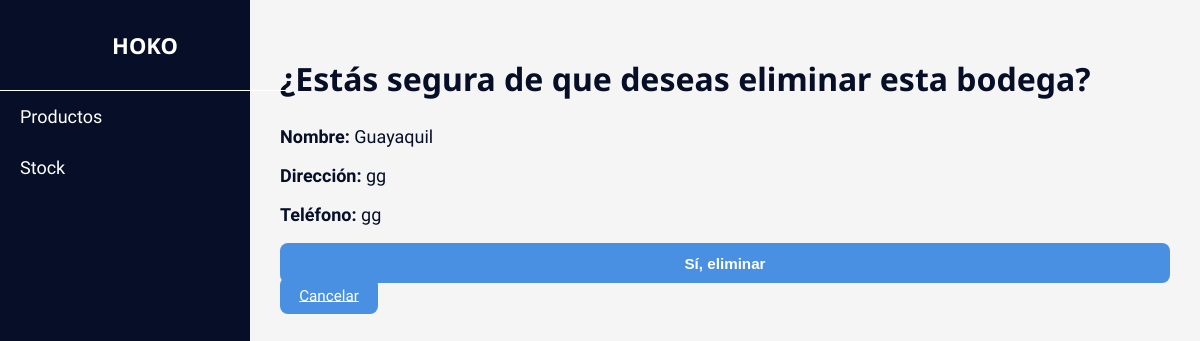
The page /bodegas/eliminar/1/ on the database its author committed.
### envios/models.py (models this page shows, shortened)
class Bodega(models.Model):
    nombre = models.CharField(max_length=100)
    direccion = models.CharField(max_length=200, blank=True, null=True)
    telefono = models.CharField(max_length=20, blank=True, null=True)

### envios/views.py (the view)
# urls.py: path('bodegas/eliminar/<int:id>/', views.eliminar_bodega, name='eliminar_bodega'),
def eliminar_bodega(request, id):
    bodega = get_object_or_404(Bodega, id=id)
    if request.method == 'POST':
        bodega.delete()
        return redirect('listar_bodegas')
    return render(request, 'eliminar_bodega.html', {'bodega': bodega})

### templates/eliminar_bodega.html (shortened to what this page needs)
{% extends 'base.html' %}
{% block content %}
  <h2>¿Estás segura de que deseas eliminar esta bodega?</h2>
  <p><strong>Nombre:</strong> {{ bodega.nombre }}</p>
  <p><strong>Dirección:</strong> {{ bodega.direccion }}</p>
  <p><strong>Teléfono:</strong> {{ bodega.telefono }}</p>
  <form method="POST">
    <button type="submit" class="btn btn-danger">Sí, eliminar</button>
    <a href="{% url 'listar_bodegas' %}" class="btn btn-secondary">Cancelar</a>
  </form>
{% endblock %}

### static/css/styles.css (style rules this page uses)
body { font-family: 'Ubuntu', sans-serif; margin: 0; padding: 0; background-color: #f5f5f5; color: #070E27; font-size: 18px; }
h1, h2, h3 { font-family: 'Noto Sans', sans-serif; font-size: 32px; color: #070E27; }
.btn { padding: 0.6rem 1.2rem; border: none; border-radius: 8px; background-color: #4a90e2; color: white; font-size: 0.95rem; cursor: pointer; transition: background-color 0.3s ease; height: 2.5rem; }
button, form button { background-color: #070E27; color: white; border: none; padding: 15px; width: 100%; border-radius: 5px; font-size: 16px; cursor: pointer; font-weight: bold; margin-top: auto; }

### rows shown on the page
Bodega: nombre "Guayaquil", direccion "gg", telefono "gg"
